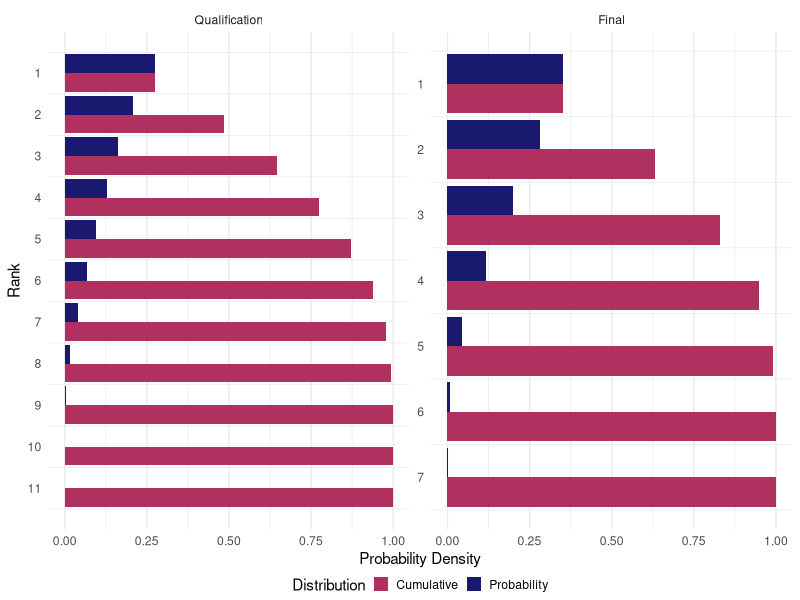
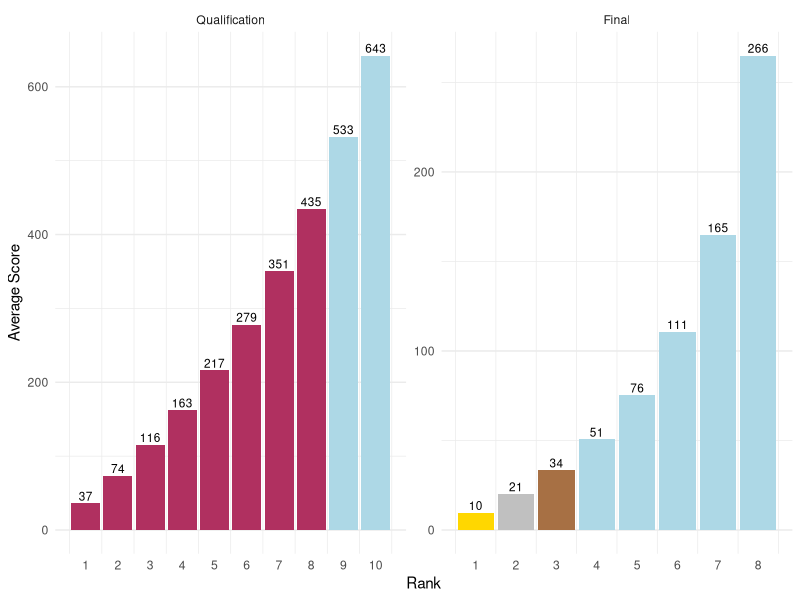

The R source for these figures, in order:
# Simulation study

# Packages
library(tidyverse)
theme_set(theme_minimal())

# simulation, assuming uniform ranks
# this function takes in the number of simulations and players 
# and returns a simulated data frame with the following attributes: 
# player ID, the discipline ranks, overall score, final rank, sim number
climbing_sim <- function(nsim = 10000, nplay) {
  sims <- list()
  for (i in 1:nsim) {
    sims[[i]] <-
      bind_cols(
        player = 1:nplay,
        e1 = sample(1:nplay, replace = FALSE),
        e2 = sample(1:nplay, replace = FALSE),
        e3 = sample(1:nplay, replace = FALSE)
      ) %>%
      mutate(sim = i)
  }
  results <- bind_rows(sims) %>%
    mutate(score = e1 * e2 * e3) %>%
    group_by(sim) %>%
    mutate(rank = rank(score, ties.method = "random")) %>%
    ungroup()
  
  return(results)
}

# simulate qualification and final rounds
set.seed(1)
qual <- climbing_sim(nsim = 10000, nplay = 20)
final <- climbing_sim(nsim = 10000, nplay = 8)

# Question: Given that a climber wins any event, what's the probability...
# 1) of advancing to the final for a qualifier?
# 2) of winning a medal for a finalist?

# qualification distribution
qual_dist <- qual %>%
  filter(e1 == 1 | e2 == 1 | e3 == 1) %>%
  count(rank) %>%
  mutate(Probability = n / sum(n),
         Cumulative = cumsum(Probability)) %>%
  select(-n) %>%
  pivot_longer(!rank, names_to = "type") %>%
  mutate(round = "Qualification")

# final distribution
final_dist <- final %>%
  filter(e1 == 1 | e2 == 1 | e3 == 1) %>%
  count(rank) %>%
  mutate(Probability = n / sum(n),
         Cumulative = cumsum(Probability)) %>%
  select(-n) %>%
  pivot_longer(!rank, names_to = "type") %>%
  mutate(round = "Final")

# plot distributions, faceted by round
qual_dist %>%
  bind_rows(final_dist) %>%
  mutate(round = fct_relevel(round, "Qualification")) %>%
  ggplot(aes(rank, value, fill = type)) +
  geom_col(position = "dodge") +
  facet_wrap(~ round, scales = "free") +
  scale_x_reverse(breaks = 1:11) +
  coord_flip() +
  labs(x = "Rank",
       y = "Probability Density",
       fill = "Distribution") +
  scale_fill_manual(values = c("maroon", "midnightblue")) +
  theme(panel.grid.major.y = element_blank()) +
  theme(
    legend.position = "bottom",
    legend.margin = margin(-5),
    legend.key.size = unit(0.4, "cm")
  )

# Question: What's the expected score for each rank in both qualification and final?

# get expected final scores
# also create color code for gold, silver, bronze
final_score <- final %>% 
  group_by(rank) %>% 
  summarize(avg_score = mean(score)) %>%
  mutate(round = "Final",
         color = ifelse(rank == 1, "gold",
                        ifelse(rank == 2, "#C0C0C0",
                               ifelse(rank == 3, "#A77044", "lightblue"))))

# get expected qualification scores (top 10)
# color code for finalists (top 8) and non-finalists
qual_score <- qual %>% 
  group_by(rank) %>% 
  summarize(avg_score = mean(score)) %>%
  filter(rank <= 10) %>% 
  mutate(round = "Qualification",
         color = ifelse(rank < 9, "maroon", "lightblue"))

# scoring visualization (faceted by round)
final_score %>% 
  bind_rows(qual_score) %>% 
  mutate(round = fct_relevel(round, "Qualification")) %>% 
  ggplot(aes(rank, avg_score, fill = color)) +
  geom_col() +
  geom_text(aes(label = ceiling(avg_score)), color = "black", size = 3, vjust = -0.3) +
  facet_wrap(~ round, scales = "free") +
  scale_x_continuous(breaks = 1:10) +
  scale_fill_identity() +
  labs(x = "Rank",
       y = "Average Score") +
  theme(panel.grid.major.x = element_blank())
